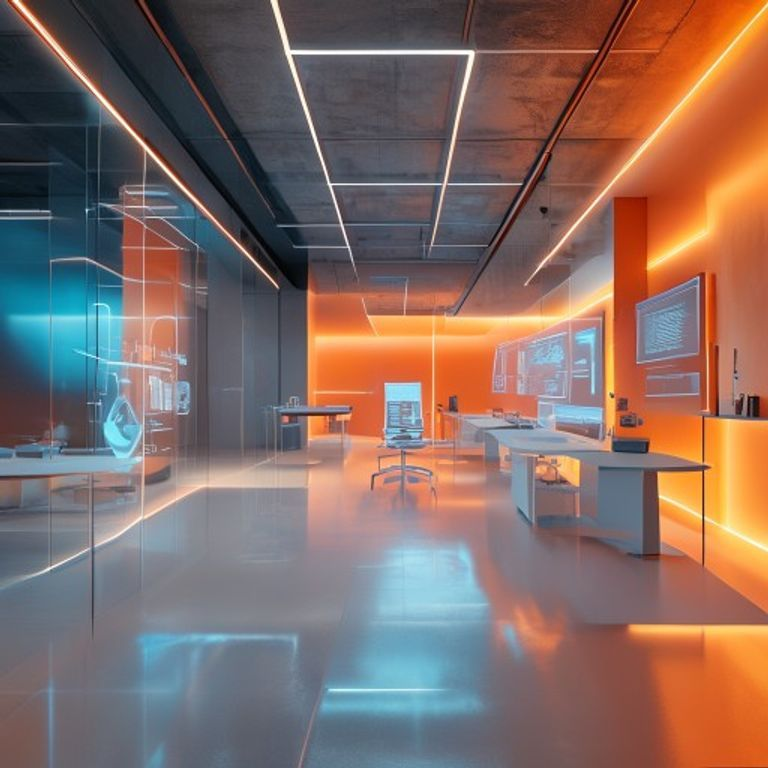
#> input picture scripts/card-news-pipeline/assets/_pollinations_cache/theme_anthropic.png, 768 x 768 px
$ python -i compositor.py   (imports and definitions only)
#> lines starting #> are read from the running program, lines starting #| are printed output that depends on the picture
#!/usr/bin/env -S uv run --script
# /// script
# requires-python = ">=3.10"
# dependencies = ["Pillow>=10.0"]
# ///
"""Image compositor — Pollinations 배경 + 옵션 entity asset 합성.

card-news-generator 가 텍스트 오버레이를 따로 입히기 때문에, 여기서는
배경 + 로고/인물 PNG 후합성까지만 담당한다. 출력은 600x600 PNG.
"""
from __future__ import annotations

import argparse
import sys
from pathlib import Path

from PIL import Image, ImageDraw, ImageEnhance, ImageFilter, ImageFont

CANVAS_SIZE = 600

CATEGORY_STYLE: dict[str, dict[str, str]] = {
    "ai":    {"color": "#00BCD4", "label": "AI"},
    "dev":   {"color": "#22C55E", "label": "DEV"},
    "trend": {"color": "#A855F7", "label": "TREND"},
    "news":  {"color": "#EF4444", "label": "NEWS"},
}
CATEGORY_FALLBACK_STYLE = {"color": "#6B7280", "label": "TECH"}

# 시스템 폰트 (우선순위 순, .ttc 는 (path, subfont_index) 튜플).
# macOS — 영문: Helvetica Neue Bold (1) → Futura Bold (2) → Avenir Next Heavy (8) → Arial Bold
#         한글: Apple SD Gothic Neo ExtraBold (14) → Bold (6)
# Linux(GitHub Actions 러너) — fonts-noto-cjk 패키지의 Noto Sans CJK Bold (KR subfont=1)
FONT_CANDIDATES_EN: list[tuple[str, int]] = [
    ("/System/Library/Fonts/HelveticaNeue.ttc", 1),         # Helvetica Neue Bold
    ("/System/Library/Fonts/Futura.ttc", 2),                # Futura Bold
    ("/System/Library/Fonts/Avenir Next.ttc", 8),           # Avenir Next Heavy
    ("/System/Library/Fonts/Supplemental/Arial Bold.ttf", 0),
    ("/usr/share/fonts/opentype/noto/NotoSansCJK-Bold.ttc", 1),
    ("/usr/share/fonts/truetype/dejavu/DejaVuSans-Bold.ttf", 0),
]
FONT_CANDIDATES_KO: list[tuple[str, int]] = [
    ("/System/Library/Fonts/AppleSDGothicNeo.ttc", 14),     # Apple SD Gothic Neo ExtraBold
    ("/System/Library/Fonts/AppleSDGothicNeo.ttc", 6),      # Bold (fallback)
    ("/usr/share/fonts/opentype/noto/NotoSansCJK-Bold.ttc", 1),  # Noto Sans CJK KR Bold
    ("/usr/share/fonts/opentype/noto/NotoSansCJK-Bold.ttc", 0),
]


# [9 lines left out: function _load_font, not called in this run]


def _resize_crop(img: Image.Image, target: int = CANVAS_SIZE) -> Image.Image:
    """비율 유지 리사이즈 + 중앙 크롭."""
#> called with target = 600
    w, h = img.size
#> w = 768; h = 768
    if w == target and h == target:
        return img.copy()
    scale = max(target / w, target / h)
#> scale = 0.781
    new_w, new_h = int(w * scale), int(h * scale)
#> new_w = 600; new_h = 600
    img = img.resize((new_w, new_h), Image.Resampling.LANCZOS)
    left = (new_w - target) // 2
#> left = 0
    top = (new_h - target) // 2
#> top = 0
    return img.crop((left, top, left + target, top + target))


def _darken(img: Image.Image, opacity: float = 0.35) -> Image.Image:
    """텍스트 가독성용 어두운 오버레이."""
#> called with opacity = 0.35
    if opacity <= 0:
        return img
    overlay = Image.new("RGBA", img.size, (0, 0, 0, int(255 * opacity)))
    return Image.alpha_composite(img.convert("RGBA"), overlay)
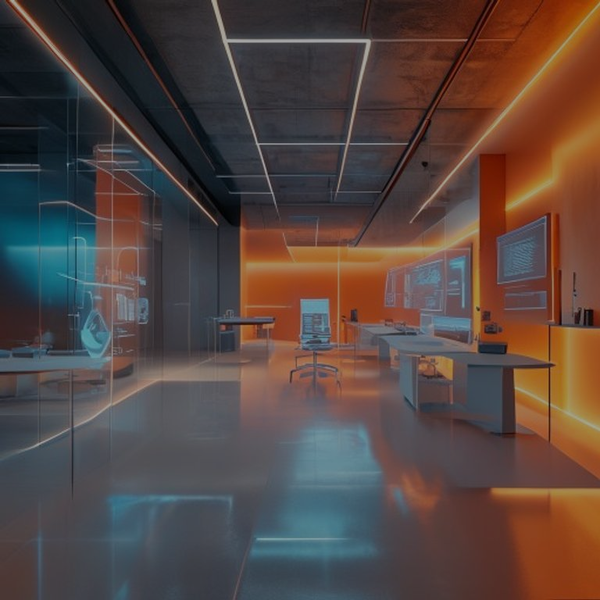
#> returned value: PIL image 600x600 RGBA; mean R, G, B, A 85.7, 70.1, 65.4, 255


# [30 lines left out: function _paste_logo, not called in this run]


def _hex_to_rgb(hex_color: str) -> tuple[int, int, int]:
    h = hex_color.lstrip("#")
    return tuple(int(h[i:i + 2], 16) for i in (0, 2, 4))  # type: ignore


# [89 lines left out: functions paste_brand_accent, paste_brand_typography, paste_category_badge, not called in this run]


def compose(
    bg_path: Path,
    output: Path,
    primary_asset: Path | None = None,
    secondary_asset: Path | None = None,
    brand_text: str | None = None,
    brand_color: str | None = None,
    category: str | None = None,
    darken_opacity: float = 0.35,
    primary_position: str = "bottom-right",
    primary_size_ratio: float = 0.28,
) -> Path:
    """Pollinations 배경 + 옵션 자산 합성 → 600x600 PNG 저장.

    brand entity 가 있으면 컬러 밴드 + 대형 타이포, 없으면 카테고리 배지로 fallback.
    """
    bg = Image.open(bg_path).convert("RGBA")
    bg = _resize_crop(bg)
    bg = _darken(bg, darken_opacity)

    effective_color = brand_color or (
        CATEGORY_STYLE.get(category or "", CATEGORY_FALLBACK_STYLE)["color"]
        if category else None
    )
    if effective_color:
        bg = paste_brand_accent(bg, effective_color)

    if brand_text:
        bg = paste_brand_typography(bg, brand_text)
    elif category:
        bg = paste_category_badge(bg, category)

    if primary_asset and primary_asset.exists():
        bg = _paste_logo(bg, primary_asset,
                         position=primary_position,
                         size_ratio=primary_size_ratio)

    if secondary_asset and secondary_asset.exists():
        bg = _paste_logo(bg, secondary_asset,
                         position="top-right",
                         size_ratio=0.12)

#> (the run stopped early here; a loop or call above may not have finished)

$ run again, on scripts/card-news-pipeline/assets/_pollinations_cache/theme_backend_devops.png
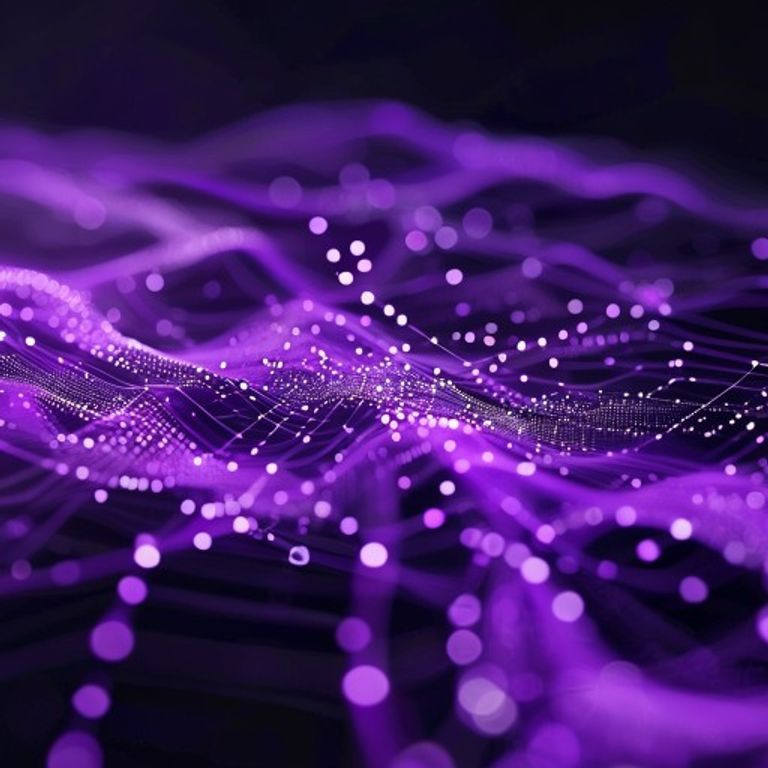
#> input picture scripts/card-news-pipeline/assets/_pollinations_cache/theme_backend_devops.png, 768 x 768 px
#> in _darken, `return Image.alpha_composite(img.convert("RGBA"), overlay)`:
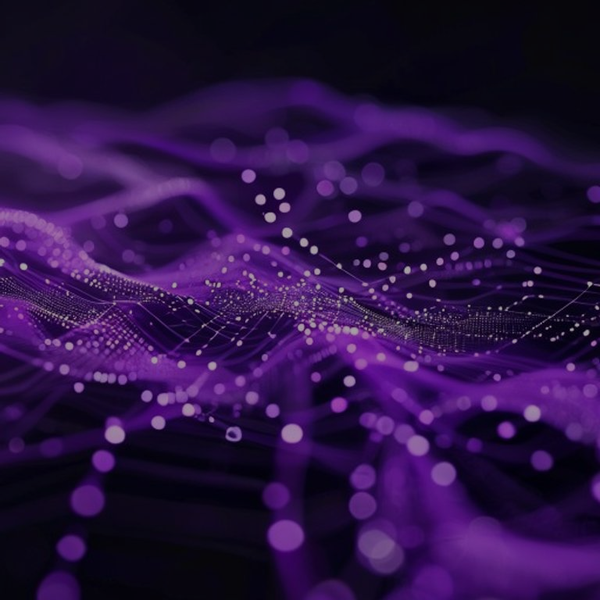
#> returned value: PIL image 600x600 RGBA; mean R, G, B, A 42.8, 17.5, 67.7, 255

$ run again, on scripts/card-news-pipeline/assets/_pollinations_cache/theme_fintech_kr.png
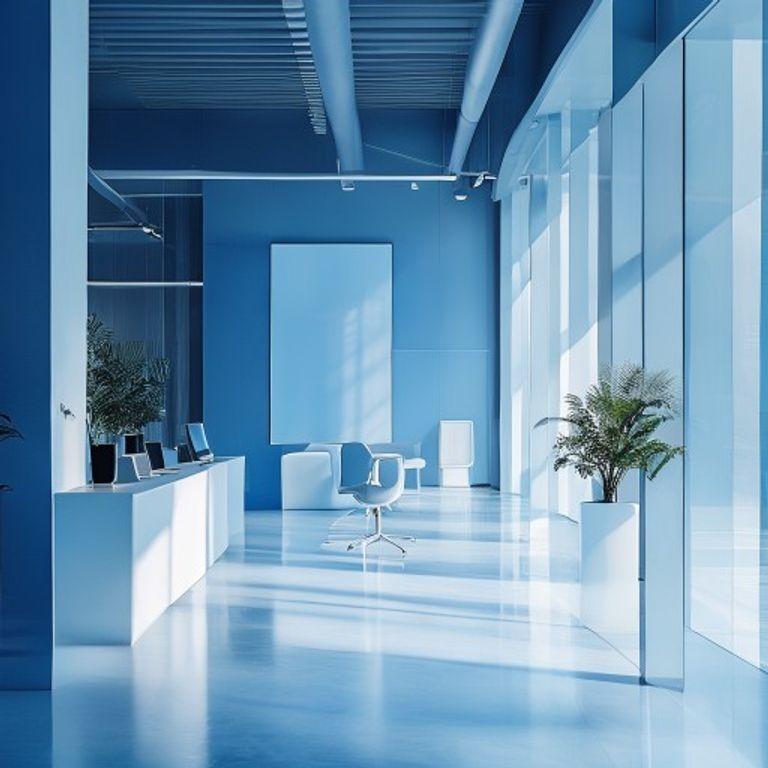
#> input picture scripts/card-news-pipeline/assets/_pollinations_cache/theme_fintech_kr.png, 768 x 768 px
#> in _darken, `return Image.alpha_composite(img.convert("RGBA"), overlay)`:
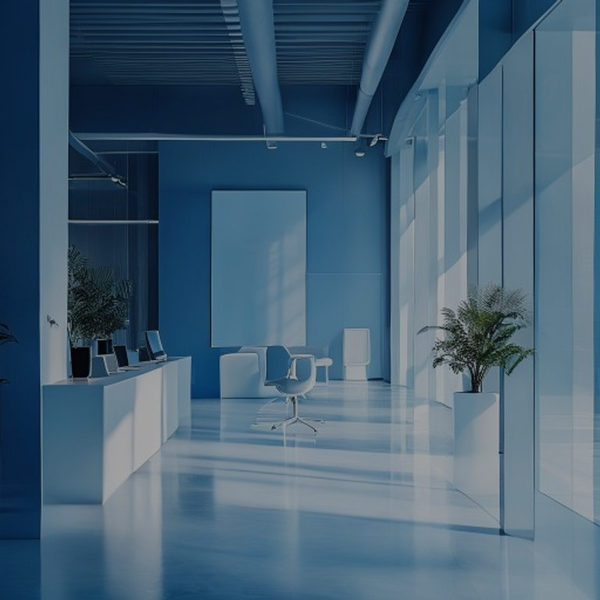
#> returned value: PIL image 600x600 RGBA; mean R, G, B, A 70.1, 96.6, 116, 255
